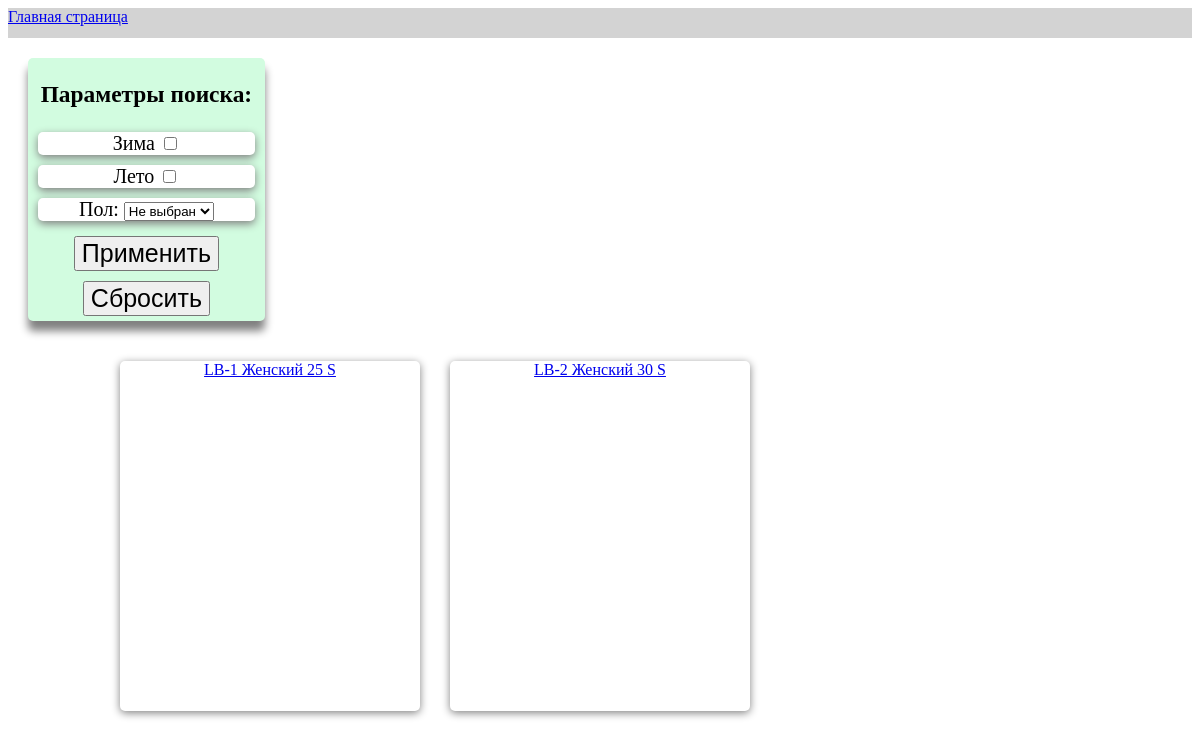
/socks/, run on an earlier commit of the app's database.
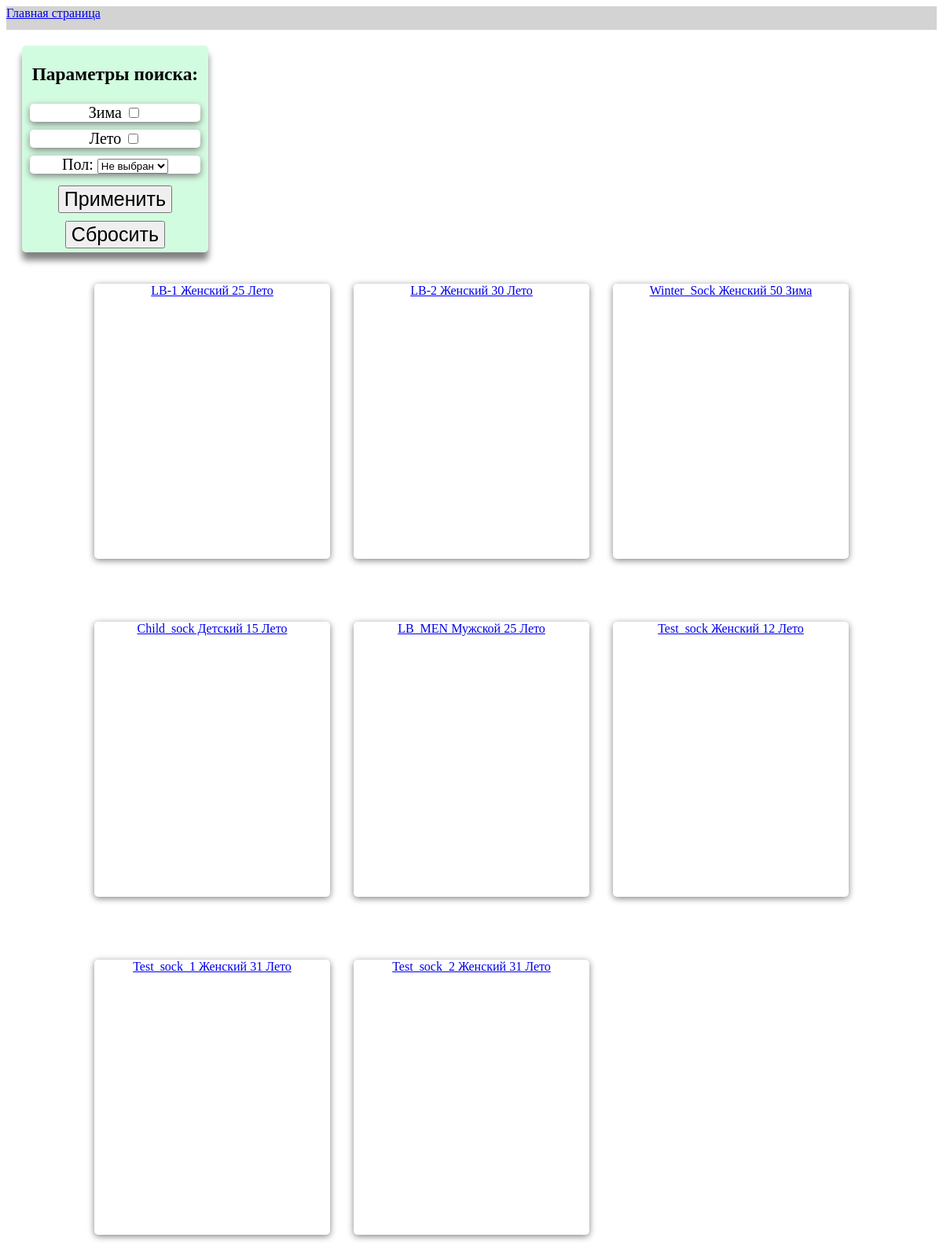
And on a later commit of the database.
### socks_page/models.py (models this page shows)
class Socks(models.Model):
    WNTR = 'Зима'
    SMMR = 'Лето'
    SEASON = [
        ('Зима', 'Зима'),
        ('Лето', 'Лето')
    ]
    MEN = 'Мужской'
    WOMEN = 'Женский'
    СHILD = 'Детский'
    GENDER = [
        ('Мужской', 'Мужской'),
        ('Женский', 'Женский'),
        ('Детский', 'Детский')
    ]
    article = models.CharField(max_length=50)
    season = models.CharField(max_length=4, choices=SEASON, default=SMMR)
    price = models.IntegerField(validators=[MinValueValidator(1)])
    gender = models.CharField(max_length=7, choices=GENDER, default=WOMEN)
    start_image = models.FileField(upload_to='start_images', null=True)
    def __str__(self):
        return f'{self.article} {self.gender} {self.price}'

### socks_page/views.py (the view)
# urls.py: path('socks/', views.SocksView.as_view(), name='socks'),
class SocksView(View):
    def get(self, request):
        form = SocksForm(request.GET)
        if form.is_valid():
            if form.changed_data: # если фильтры не пустые
                socks = Socks.objects.filter(
                    season__in=[
                        ('Лето', 'Зима')[form.cleaned_data['winter']],
                        ('Зима', 'Лето')[form.cleaned_data['summer']]],
                    gender__in=form.cleaned_data['gender'].split(' ')
                    )
            else:
                socks = Socks.objects.all()
        return render(request, 'socks_page/socks.html', {
            'forms': form,
            'socks': socks
        })

### socks_page/forms.py
class SocksForm(forms.Form):
    GENDER = [
        ('Не выбран', 'Не выбран'),
        ('Мужской', 'Мужской'),
        ('Женский', 'Женский'),
        ('Детский', 'Детский'),
        ]
    ALL_GENDER = 'Мужской Женский Детский'
    winter = forms.BooleanField(required=False, label='Зима')
    summer = forms.BooleanField(required=False, label='Лето')
    gender = forms.ChoiceField(choices=GENDER, required=False, label='Пол: ')
    def full_clean(self): # переназначаем метод full_clean чтобы добавить в clean_data значение для gender
        clean = super().full_clean()
        if self.cleaned_data['gender'] == 'Не выбран':
            self.cleaned_data['gender'] = self.ALL_GENDER # если не выбран, задаем строкой все гендеры
        return clean

### socks_page/templates/socks_page/socks.html (shortened to what this page needs)
{% extends "base.html" %}
{% block content %}
<div class="search">
    <h3>Параметры поиска:</h3>
    <form method="get">
        {% for form in forms %}
        <div class="form">{{ form.label }} {{ form }} </div>
        {% endfor %}
        <button class="button" type="submit">Применить</button>
    </form>
    <form action="{% url 'socks' %}">
        <button  class="button" >Сбросить</button>
    </form>
</div>
<div class="cards">
{% for sock in socks %}
    <a href="{% url 'detail' sock.id %}">
        <div class="card">
            {{ sock }} {{ sock.season }}
        </div>
    </a>
{% endfor %}
</div>
{% endblock %}

### templates/base.html (shortened to what this page needs)
{% load static %}
<!DOCTYPE html>
<html lang="en">
<head>
    <link rel="stylesheet" href=" {% static 'socks_page/socks.css' %}">
</head>
<body>
    <div class="top">
        <a href="{% url 'start' %}">Главная страница</a>
    </div>
   {% block content %} {% endblock %}
</body>
</html>

### socks_page/static/socks_page/socks.css (style rules this page uses)
.card { display: block; width: 300px; min-height: 350px; text-align: center; box-shadow: 0 2px 8px #808080; border-radius: 5px; background-color: white; margin: 20px; }
.cards { display: grid; grid-template-columns: repeat(auto-fill, 300px); width: 100%; max-width: 1200px; justify-content: center; justify-items: center; column-gap: 30px; row-gap: 40px; }
.search { text-align: center; font-size: 20px; float: left; width: 20%; box-shadow: 0 10px 8px #808080; background-color: #d2fce0; border-radius: 5px; margin: 20px; }
.form { box-shadow: 0 3px 8px #808080; background-color: white; border-radius: 5px; text-align: center; margin: 10px; font-family: Impact; font-weight: 400; font-size: 20px; }
.button { font-size: 25px; margin: 5px; }
.top { height: 30px; width: 100%; background-color: lightgrey; }

What changed in the data, as far as the page shows it:
changed Socks "LB-1 Женский 25": season "S" → "Лето"
changed Socks "LB-2 Женский 30": season "S" → "Лето"
added Socks: article+gender+price "Winter_Sock Женский 50", season "Зима"
added Socks: article+gender+price "Child_sock Детский 15", season "Лето"
added Socks: article+gender+price "LB_MEN Мужской 25", season "Лето"
added Socks: article+gender+price "Test_sock Женский 12", season "Лето"
added Socks: article+gender+price "Test_sock_1 Женский 31", season "Лето"
added Socks: article+gender+price "Test_sock_2 Женский 31", season "Лето"
